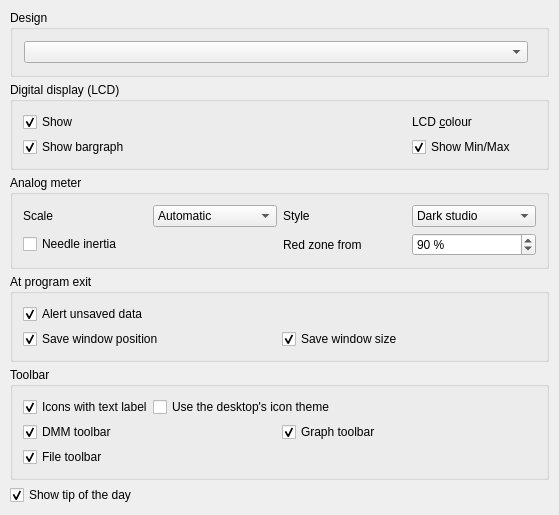
<?xml version="1.0" encoding="UTF-8"?>
<ui version="4.0">
 <class>UIGuiPrefs</class>
 <widget class="SettingsPage" name="UIGuiPrefs">
  <property name="geometry">
   <rect>
    <x>0</x>
    <y>0</y>
    <width>559</width>
    <height>401</height>
   </rect>
  </property>
  <property name="caption" stdset="0">
   <string/>
  </property>
  <layout class="QVBoxLayout">
   <property name="spacing">
    <number>5</number>
   </property>
   <property name="leftMargin">
    <number>10</number>
   </property>
   <property name="topMargin">
    <number>10</number>
   </property>
   <property name="rightMargin">
    <number>10</number>
   </property>
   <property name="bottomMargin">
    <number>10</number>
   </property>
   <item>
    <widget class="QGroupBox" name="ui_designBox">
     <property name="title">
      <string>Design</string>
     </property>
     <layout class="QHBoxLayout" name="ui_designLayout">
      <item>
       <widget class="QComboBox" name="ui_design">
        <property name="toolTip">
         <string>The look of the whole window: the colours of the desktop (System), brushed metal (Silver) or dark. The same as Design in the menu.</string>
        </property>
       </widget>
      </item>
      <item>
       <spacer name="ui_designSpacer">
        <property name="orientation">
         <enum>Qt::Horizontal</enum>
        </property>
       </spacer>
      </item>
     </layout>
    </widget>
   </item>
   <item>
    <widget class="QGroupBox" name="GroupBox4">
     <property name="title">
      <string>Digital display (LCD)</string>
     </property>
     <layout class="QGridLayout">
      <property name="leftMargin">
       <number>10</number>
      </property>
      <property name="topMargin">
       <number>10</number>
      </property>
      <property name="rightMargin">
       <number>10</number>
      </property>
      <property name="bottomMargin">
       <number>10</number>
      </property>
      <property name="spacing">
       <number>5</number>
      </property>
      <item row="1" column="0" colspan="2">
       <layout class="QHBoxLayout">
        <property name="spacing">
         <number>0</number>
        </property>
        <property name="leftMargin">
         <number>0</number>
        </property>
        <property name="topMargin">
         <number>0</number>
        </property>
        <property name="rightMargin">
         <number>0</number>
        </property>
        <property name="bottomMargin">
         <number>0</number>
        </property>
        <item>
         <widget class="QCheckBox" name="ui_showBar">
          <property name="text">
           <string>Show bargraph</string>
          </property>
          <property name="checked">
           <bool>true</bool>
          </property>
         </widget>
        </item>
        <item>
         <spacer name="Spacer34">
          <property name="orientation">
           <enum>Qt::Horizontal</enum>
          </property>
          <property name="sizeType">
           <enum>QSizePolicy::MinimumExpanding</enum>
          </property>
          <property name="sizeHint" stdset="0">
           <size>
            <width>20</width>
            <height>20</height>
           </size>
          </property>
         </spacer>
        </item>
       </layout>
      </item>
      <item row="1" column="2" colspan="2">
       <layout class="QHBoxLayout">
        <property name="spacing">
         <number>0</number>
        </property>
        <property name="leftMargin">
         <number>0</number>
        </property>
        <property name="topMargin">
         <number>0</number>
        </property>
        <property name="rightMargin">
         <number>0</number>
        </property>
        <property name="bottomMargin">
         <number>0</number>
        </property>
        <item>
         <widget class="QCheckBox" name="ui_showMinMax">
          <property name="text">
           <string>Show Min/Max</string>
          </property>
          <property name="checked">
           <bool>true</bool>
          </property>
         </widget>
        </item>
        <item>
         <spacer name="Spacer34_2">
          <property name="orientation">
           <enum>Qt::Horizontal</enum>
          </property>
          <property name="sizeType">
           <enum>QSizePolicy::MinimumExpanding</enum>
          </property>
          <property name="sizeHint" stdset="0">
           <size>
            <width>20</width>
            <height>20</height>
           </size>
          </property>
         </spacer>
        </item>
       </layout>
      </item>
      <item row="0" column="0">
       <widget class="QCheckBox" name="ui_showDisplay">
        <property name="sizePolicy">
         <sizepolicy hsizetype="MinimumExpanding" vsizetype="Fixed">
          <horstretch>0</horstretch>
          <verstretch>0</verstretch>
         </sizepolicy>
        </property>
        <property name="text">
         <string>Show</string>
        </property>
        <property name="checked">
         <bool>true</bool>
        </property>
       </widget>
      </item>
      <item row="0" column="1" colspan="2">
       <layout class="QHBoxLayout">
        <property name="spacing">
         <number>5</number>
        </property>
        <property name="leftMargin">
         <number>0</number>
        </property>
        <property name="topMargin">
         <number>0</number>
        </property>
        <property name="rightMargin">
         <number>0</number>
        </property>
        <property name="bottomMargin">
         <number>0</number>
        </property>
        <item>
         <widget class="ColorButton" name="ui_bgColorDisplay" native="true">
          <property name="minimumSize">
           <size>
            <width>50</width>
            <height>0</height>
           </size>
          </property>
          <property name="maximumSize">
           <size>
            <width>50</width>
            <height>32767</height>
           </size>
          </property>
          <property name="whatsThis">
           <string>Tint of the LCD face of the digital display. The default is a classic greenish LCD.</string>
          </property>
         </widget>
        </item>
        <item>
         <widget class="QLabel" name="TextLabel2_2_2">
          <property name="sizePolicy">
           <sizepolicy hsizetype="MinimumExpanding" vsizetype="Minimum">
            <horstretch>0</horstretch>
            <verstretch>0</verstretch>
           </sizepolicy>
          </property>
          <property name="text">
           <string>LCD &amp;colour</string>
          </property>
          <property name="alignment">
           <set>Qt::AlignLeading|Qt::AlignLeft|Qt::AlignVCenter</set>
          </property>
          <property name="wordWrap">
           <bool>false</bool>
          </property>
          <property name="buddy">
           <cstring>ui_bgColorDisplay</cstring>
          </property>
         </widget>
        </item>
       </layout>
      </item>
     </layout>
    </widget>
   </item>
   <item>
    <widget class="QGroupBox" name="GroupBoxMeter">
     <property name="title">
      <string>Analog meter</string>
     </property>
     <layout class="QGridLayout">
      <property name="leftMargin">
       <number>10</number>
      </property>
      <property name="topMargin">
       <number>10</number>
      </property>
      <property name="rightMargin">
       <number>10</number>
      </property>
      <property name="bottomMargin">
       <number>10</number>
      </property>
      <item row="0" column="0">
       <widget class="QLabel" name="labelMeterScale">
        <property name="text">
         <string>Scale</string>
        </property>
       </widget>
      </item>
      <item row="0" column="1">
       <widget class="QComboBox" name="ui_meterScale">
        <property name="whatsThis">
         <string>How the analog meter lays out its scale. &lt;b&gt;Automatic&lt;/b&gt; starts with zero at the left and switches to a centre-zero scale as soon as a clearly negative reading arrives (until the min/max memory is reset). &lt;b&gt;Zero left&lt;/b&gt; and &lt;b&gt;Centre zero&lt;/b&gt; fix one layout.</string>
        </property>
        <item>
         <property name="text">
          <string>Automatic</string>
         </property>
        </item>
        <item>
         <property name="text">
          <string>Zero left</string>
         </property>
        </item>
        <item>
         <property name="text">
          <string>Centre zero</string>
         </property>
        </item>
       </widget>
      </item>
      <item row="0" column="2">
       <widget class="QLabel" name="labelMeterStyle">
        <property name="text">
         <string>Style</string>
        </property>
       </widget>
      </item>
      <item row="0" column="3">
       <widget class="QComboBox" name="ui_meterStyle">
        <property name="whatsThis">
         <string>Colour scheme of the analog meter: a dark studio dial with a white scale, or a classic ivory dial with a black scale.</string>
        </property>
        <item>
         <property name="text">
          <string>Dark studio</string>
         </property>
        </item>
        <item>
         <property name="text">
          <string>Classic ivory</string>
         </property>
        </item>
       </widget>
      </item>
      <item row="1" column="0" colspan="2">
       <widget class="QCheckBox" name="ui_meterBallistics">
        <property name="whatsThis">
         <string>Move the needle with the inertia of a real moving-coil instrument instead of jumping to each new reading.</string>
        </property>
        <property name="text">
         <string>Needle inertia</string>
        </property>
       </widget>
      </item>
      <item row="1" column="2">
       <widget class="QLabel" name="labelMeterRed">
        <property name="text">
         <string>Red zone from</string>
        </property>
       </widget>
      </item>
      <item row="1" column="3">
       <widget class="QSpinBox" name="ui_meterRedZone">
        <property name="whatsThis">
         <string>Start of the red zone at the top end of the scale, as a percentage of full scale.</string>
        </property>
        <property name="suffix">
         <string> %</string>
        </property>
        <property name="minimum">
         <number>50</number>
        </property>
        <property name="maximum">
         <number>100</number>
        </property>
        <property name="value">
         <number>90</number>
        </property>
       </widget>
      </item>
     </layout>
    </widget>
   </item>
   <item>
    <widget class="QGroupBox" name="GroupBox4_2">
     <property name="title">
      <string>At program exit</string>
     </property>
     <layout class="QGridLayout">
      <property name="leftMargin">
       <number>10</number>
      </property>
      <property name="topMargin">
       <number>10</number>
      </property>
      <property name="rightMargin">
       <number>10</number>
      </property>
      <property name="bottomMargin">
       <number>10</number>
      </property>
      <property name="spacing">
       <number>5</number>
      </property>
      <item row="0" column="0" colspan="2">
       <layout class="QHBoxLayout">
        <property name="spacing">
         <number>0</number>
        </property>
        <property name="leftMargin">
         <number>0</number>
        </property>
        <property name="topMargin">
         <number>0</number>
        </property>
        <property name="rightMargin">
         <number>0</number>
        </property>
        <property name="bottomMargin">
         <number>0</number>
        </property>
        <item>
         <widget class="QCheckBox" name="ui_alertUnsavedData">
          <property name="whatsThis">
           <string>When this option is checked QtDMM will alert you if you are going to overwrite or loose unsaved data (import, quit).</string>
          </property>
          <property name="text">
           <string>Alert unsaved data</string>
          </property>
          <property name="checked">
           <bool>true</bool>
          </property>
         </widget>
        </item>
        <item>
         <spacer name="Spacer1_10">
          <property name="orientation">
           <enum>Qt::Horizontal</enum>
          </property>
          <property name="sizeType">
           <enum>QSizePolicy::MinimumExpanding</enum>
          </property>
          <property name="sizeHint" stdset="0">
           <size>
            <width>20</width>
            <height>20</height>
           </size>
          </property>
         </spacer>
        </item>
       </layout>
      </item>
      <item row="1" column="0">
       <layout class="QHBoxLayout">
        <property name="spacing">
         <number>0</number>
        </property>
        <property name="leftMargin">
         <number>0</number>
        </property>
        <property name="topMargin">
         <number>0</number>
        </property>
        <property name="rightMargin">
         <number>0</number>
        </property>
        <property name="bottomMargin">
         <number>0</number>
        </property>
        <item>
         <widget class="QCheckBox" name="ui_saveWindowPos">
          <property name="whatsThis">
           <string>When this option is checked the window position and size saved and restored in the next session.</string>
          </property>
          <property name="text">
           <string>Save window position</string>
          </property>
          <property name="checked">
           <bool>true</bool>
          </property>
         </widget>
        </item>
        <item>
         <spacer name="Spacer2_3">
          <property name="orientation">
           <enum>Qt::Horizontal</enum>
          </property>
          <property name="sizeType">
           <enum>QSizePolicy::MinimumExpanding</enum>
          </property>
          <property name="sizeHint" stdset="0">
           <size>
            <width>20</width>
            <height>20</height>
           </size>
          </property>
         </spacer>
        </item>
       </layout>
      </item>
      <item row="1" column="1">
       <layout class="QHBoxLayout">
        <property name="spacing">
         <number>0</number>
        </property>
        <property name="leftMargin">
         <number>0</number>
        </property>
        <property name="topMargin">
         <number>0</number>
        </property>
        <property name="rightMargin">
         <number>0</number>
        </property>
        <property name="bottomMargin">
         <number>0</number>
        </property>
        <item>
         <widget class="QCheckBox" name="ui_saveWindowSize">
          <property name="whatsThis">
           <string>When this option is checked the window position and size saved and restored in the next session.</string>
          </property>
          <property name="text">
           <string>Save window size</string>
          </property>
          <property name="checked">
           <bool>true</bool>
          </property>
         </widget>
        </item>
        <item>
         <spacer name="Spacer2_3_2">
          <property name="orientation">
           <enum>Qt::Horizontal</enum>
          </property>
          <property name="sizeType">
           <enum>QSizePolicy::MinimumExpanding</enum>
          </property>
          <property name="sizeHint" stdset="0">
           <size>
            <width>20</width>
            <height>20</height>
           </size>
          </property>
         </spacer>
        </item>
       </layout>
      </item>
     </layout>
    </widget>
   </item>
   <item>
    <widget class="QGroupBox" name="ButtonGroup12_2">
     <property name="title">
      <string>Toolbar</string>
     </property>
     <layout class="QGridLayout">
      <property name="leftMargin">
       <number>10</number>
      </property>
      <property name="topMargin">
       <number>10</number>
      </property>
      <property name="rightMargin">
       <number>10</number>
      </property>
      <property name="bottomMargin">
       <number>10</number>
      </property>
      <property name="spacing">
       <number>5</number>
      </property>
      <item row="0" column="0" colspan="2">
       <layout class="QHBoxLayout">
        <property name="spacing">
         <number>0</number>
        </property>
        <property name="leftMargin">
         <number>0</number>
        </property>
        <property name="topMargin">
         <number>0</number>
        </property>
        <property name="rightMargin">
         <number>0</number>
        </property>
        <property name="bottomMargin">
         <number>0</number>
        </property>
        <item>
         <widget class="QCheckBox" name="ui_textLabel">
          <property name="whatsThis">
           <string>Check this if you want text labels in the toolbar.</string>
          </property>
          <property name="text">
           <string>Icons with text label</string>
          </property>
          <property name="checked">
           <bool>true</bool>
          </property>
         </widget>
        </item>
        <item>
         <widget class="QCheckBox" name="ui_systemIcons">
          <property name="whatsThis">
           <string>Use the icon theme of your desktop for the symbols QtDMM shares with other programs. QtDMM's own symbols and anything the theme lacks come from the built-in Breeze set. Off: all symbols from the built-in set, light or dark to match the design.</string>
          </property>
          <property name="text">
           <string>Use the desktop's icon theme</string>
          </property>
         </widget>
        </item>
        <item>
         <spacer name="Spacer3_4_2">
          <property name="orientation">
           <enum>Qt::Horizontal</enum>
          </property>
          <property name="sizeType">
           <enum>QSizePolicy::Expanding</enum>
          </property>
          <property name="sizeHint" stdset="0">
           <size>
            <width>20</width>
            <height>20</height>
           </size>
          </property>
         </spacer>
        </item>
       </layout>
      </item>
      <item row="1" column="0">
       <layout class="QHBoxLayout">
        <property name="spacing">
         <number>0</number>
        </property>
        <property name="leftMargin">
         <number>0</number>
        </property>
        <property name="topMargin">
         <number>0</number>
        </property>
        <property name="rightMargin">
         <number>0</number>
        </property>
        <property name="bottomMargin">
         <number>0</number>
        </property>
        <item>
         <widget class="QCheckBox" name="ui_dmmToolBar">
          <property name="whatsThis">
           <string>Check this if you want text labels in the toolbar.</string>
          </property>
          <property name="text">
           <string>DMM toolbar</string>
          </property>
          <property name="checked">
           <bool>true</bool>
          </property>
         </widget>
        </item>
        <item>
         <spacer name="Spacer3_4_2_2">
          <property name="orientation">
           <enum>Qt::Horizontal</enum>
          </property>
          <property name="sizeType">
           <enum>QSizePolicy::Expanding</enum>
          </property>
          <property name="sizeHint" stdset="0">
           <size>
            <width>20</width>
            <height>20</height>
           </size>
          </property>
         </spacer>
        </item>
       </layout>
      </item>
      <item row="2" column="0">
       <layout class="QHBoxLayout">
        <property name="spacing">
         <number>0</number>
        </property>
        <property name="leftMargin">
         <number>0</number>
        </property>
        <property name="topMargin">
         <number>0</number>
        </property>
        <property name="rightMargin">
         <number>0</number>
        </property>
        <property name="bottomMargin">
         <number>0</number>
        </property>
        <item>
         <widget class="QCheckBox" name="ui_fileToolBar">
          <property name="whatsThis">
           <string>Check this if you want text labels in the toolbar.</string>
          </property>
          <property name="text">
           <string>File toolbar</string>
          </property>
          <property name="checked">
           <bool>true</bool>
          </property>
         </widget>
        </item>
        <item>
         <spacer name="Spacer3_4_2_3">
          <property name="orientation">
           <enum>Qt::Horizontal</enum>
          </property>
          <property name="sizeType">
           <enum>QSizePolicy::Expanding</enum>
          </property>
          <property name="sizeHint" stdset="0">
           <size>
            <width>20</width>
            <height>20</height>
           </size>
          </property>
         </spacer>
        </item>
       </layout>
      </item>
      <item row="2" column="1">
       <layout class="QHBoxLayout">
        <property name="spacing">
         <number>0</number>
        </property>
        <property name="leftMargin">
         <number>0</number>
        </property>
        <property name="topMargin">
         <number>0</number>
        </property>
        <property name="rightMargin">
         <number>0</number>
        </property>
        <property name="bottomMargin">
         <number>0</number>
        </property>
        <item>
         <spacer name="Spacer3_4_2_4">
          <property name="orientation">
           <enum>Qt::Horizontal</enum>
          </property>
          <property name="sizeType">
           <enum>QSizePolicy::Expanding</enum>
          </property>
          <property name="sizeHint" stdset="0">
           <size>
            <width>20</width>
            <height>20</height>
           </size>
          </property>
         </spacer>
        </item>
       </layout>
      </item>
      <item row="1" column="1">
       <layout class="QHBoxLayout">
        <property name="spacing">
         <number>0</number>
        </property>
        <property name="leftMargin">
         <number>0</number>
        </property>
        <property name="topMargin">
         <number>0</number>
        </property>
        <property name="rightMargin">
         <number>0</number>
        </property>
        <property name="bottomMargin">
         <number>0</number>
        </property>
        <item>
         <widget class="QCheckBox" name="ui_graphToolBar">
          <property name="whatsThis">
           <string>Check this if you want text labels in the toolbar.</string>
          </property>
          <property name="text">
           <string>Graph toolbar</string>
          </property>
          <property name="checked">
           <bool>true</bool>
          </property>
         </widget>
        </item>
        <item>
         <spacer name="Spacer3_4_2_4_2">
          <property name="orientation">
           <enum>Qt::Horizontal</enum>
          </property>
          <property name="sizeType">
           <enum>QSizePolicy::Expanding</enum>
          </property>
          <property name="sizeHint" stdset="0">
           <size>
            <width>20</width>
            <height>20</height>
           </size>
          </property>
         </spacer>
        </item>
       </layout>
      </item>
     </layout>
    </widget>
   </item>
   <item>
    <widget class="QCheckBox" name="ui_tipOfTheDay">
     <property name="text">
      <string>Show tip of the day</string>
     </property>
     <property name="checked">
      <bool>true</bool>
     </property>
    </widget>
   </item>
   <item>
    <spacer name="Spacer1_5">
     <property name="orientation">
      <enum>Qt::Vertical</enum>
     </property>
     <property name="sizeType">
      <enum>QSizePolicy::Expanding</enum>
     </property>
     <property name="sizeHint" stdset="0">
      <size>
       <width>20</width>
       <height>70</height>
      </size>
     </property>
    </spacer>
   </item>
  </layout>
 </widget>
 <layoutdefault spacing="6" margin="11"/>
 <customwidgets>
  <customwidget>
   <class>SettingsPage</class>
   <extends>QWidget</extends>
   <header>ui/settings/settingspage.h</header>
   <container>1</container>
  </customwidget>
  <customwidget>
   <class>ColorButton</class>
   <extends>QWidget</extends>
   <header>ui/colorbutton.h</header>
  </customwidget>
 </customwidgets>
 <tabstops>
  <tabstop>ui_showBar</tabstop>
  <tabstop>ui_showMinMax</tabstop>
  <tabstop>ui_alertUnsavedData</tabstop>
  <tabstop>ui_saveWindowPos</tabstop>
  <tabstop>ui_saveWindowSize</tabstop>
  <tabstop>ui_textLabel</tabstop>
  <tabstop>ui_systemIcons</tabstop>
  <tabstop>ui_dmmToolBar</tabstop>
  <tabstop>ui_graphToolBar</tabstop>
  <tabstop>ui_fileToolBar</tabstop>
  <tabstop>ui_tipOfTheDay</tabstop>
 </tabstops>
 <includes>
  <include location="global">ui/settings/settingspage.h</include>
  <include location="global">ui/colorbutton.h</include>
 </includes>
 <resources/>
 <connections/>
</ui>
